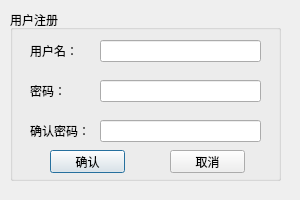
<?xml version="1.0" encoding="UTF-8"?>
<ui version="4.0">
 <class>Dialog</class>
 <widget class="QDialog" name="Dialog">
  <property name="geometry">
   <rect>
    <x>0</x>
    <y>0</y>
    <width>300</width>
    <height>200</height>
   </rect>
  </property>
  <property name="windowTitle">
   <string>Dialog</string>
  </property>
  <widget class="QGroupBox" name="groupBox">
   <property name="geometry">
    <rect>
     <x>10</x>
     <y>10</y>
     <width>271</width>
     <height>171</height>
    </rect>
   </property>
   <property name="title">
    <string>用户注册</string>
   </property>
   <widget class="QWidget" name="horizontalLayoutWidget">
    <property name="geometry">
     <rect>
      <x>20</x>
      <y>30</y>
      <width>231</width>
      <height>22</height>
     </rect>
    </property>
    <layout class="QHBoxLayout" name="e" stretch="4,10">
     <item>
      <widget class="QLabel" name="label">
       <property name="text">
        <string>用户名：</string>
       </property>
      </widget>
     </item>
     <item>
      <widget class="QLineEdit" name="username"/>
     </item>
    </layout>
   </widget>
   <widget class="QWidget" name="horizontalLayoutWidget_2">
    <property name="geometry">
     <rect>
      <x>20</x>
      <y>70</y>
      <width>231</width>
      <height>22</height>
     </rect>
    </property>
    <layout class="QHBoxLayout" name="r" stretch="4,10">
     <item>
      <widget class="QLabel" name="label_2">
       <property name="text">
        <string>密码：</string>
       </property>
      </widget>
     </item>
     <item>
      <widget class="QLineEdit" name="password"/>
     </item>
    </layout>
   </widget>
   <widget class="QWidget" name="horizontalLayoutWidget_3">
    <property name="geometry">
     <rect>
      <x>20</x>
      <y>110</y>
      <width>231</width>
      <height>22</height>
     </rect>
    </property>
    <layout class="QHBoxLayout" name="t" stretch="4,10">
     <item>
      <widget class="QLabel" name="label_3">
       <property name="text">
        <string>确认密码：</string>
       </property>
      </widget>
     </item>
     <item>
      <widget class="QLineEdit" name="lineEdit_3"/>
     </item>
    </layout>
   </widget>
   <widget class="QPushButton" name="buttonConfirm">
    <property name="geometry">
     <rect>
      <x>40</x>
      <y>140</y>
      <width>75</width>
      <height>23</height>
     </rect>
    </property>
    <property name="text">
     <string>确认</string>
    </property>
   </widget>
   <widget class="QPushButton" name="buttonCancel">
    <property name="geometry">
     <rect>
      <x>160</x>
      <y>140</y>
      <width>75</width>
      <height>23</height>
     </rect>
    </property>
    <property name="text">
     <string>取消</string>
    </property>
   </widget>
  </widget>
 </widget>
 <resources/>
 <connections/>
</ui>
